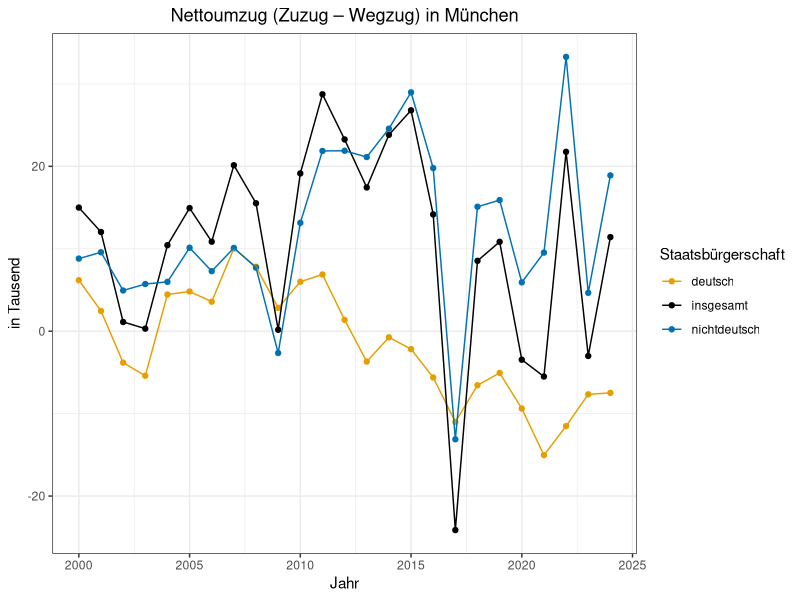
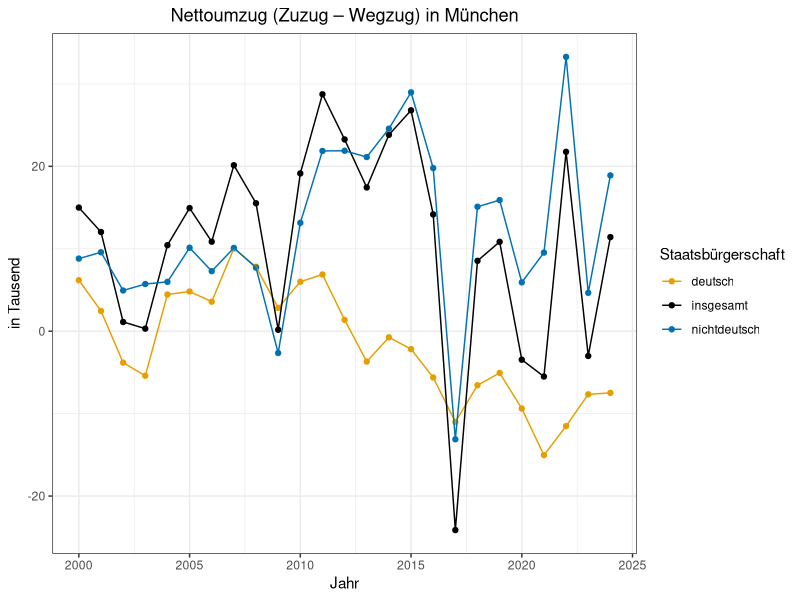

Recreate these plots in R, in order.
#Prepare for Data
library("ggplot2")
library("tidyverse")
library("tidyr")
library("dplyr")
library("scales")
mnew <- read.csv("Clean_Data/mnew.csv")
bnew <- read.csv("Clean_Data/bnew.csv")

#This plot shows us the trend of net population inflow into München from 2000 to 2024.
#Calculate net population inflow(ar) ,
#ar = external migration in - external migration out + internal migration in - internal migration out
mnew <- mnew%>%
  mutate(ar = Basiswert.1 - Basiswert.3 + Basiswert.2 -Basiswert.4)

p4 <- mnew%>%
  filter(sn == 26)%>%
  ggplot( aes(x = Jahr, y = ar, color = Ausprägung)) + geom_point()+ 
  geom_line() + labs(y = "in Tausend",
                     title = "Nettoumzug (Zuzug – Wegzug) in München",
                     color = "Staatsbürgerschaft")+
  scale_color_manual(values = c(deutsch = "#E69F00",
                                nichtdeutsch = "#0072B2",
                                insgesamt = "black"))+
  scale_y_continuous(labels = label_number(scale = 1e-3))+ #Population in thousands
  theme_bw()+theme(plot.title = element_text(hjust = 0.5)) #Center the title

p4

#save plot
ggsave("Results/p_Nettoumzug.jpg", plot = p4,width = 6, height = 4)
